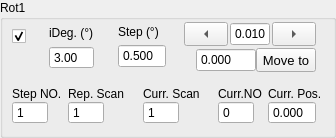
             <widget class="QGroupBox" name="rotary1Group">
              <property name="sizePolicy">
               <sizepolicy hsizetype="Expanding" vsizetype="Expanding">
                <horstretch>0</horstretch>
                <verstretch>0</verstretch>
               </sizepolicy>
              </property>
              <property name="title">
               <string>Rot1</string>
              </property>
              <layout class="QVBoxLayout" name="verticalLayout_83">
               <property name="leftMargin">
                <number>9</number>
               </property>
               <property name="topMargin">
                <number>0</number>
               </property>
               <item>
                <layout class="QVBoxLayout" name="verticalLayout_81">
                 <property name="spacing">
                  <number>12</number>
                 </property>
                 <item>
                  <layout class="QHBoxLayout" name="horizontalLayout_45" stretch="1,3,0,5">
                   <item>
                    <layout class="QVBoxLayout" name="verticalLayout_79">
                     <property name="spacing">
                      <number>6</number>
                     </property>
                     <property name="topMargin">
                      <number>9</number>
                     </property>
                     <item>
                      <widget class="QCheckBox" name="activeRot1">
                       <property name="sizePolicy">
                        <sizepolicy hsizetype="Expanding" vsizetype="Fixed">
                         <horstretch>0</horstretch>
                         <verstretch>0</verstretch>
                        </sizepolicy>
                       </property>
                       <property name="toolTip">
                        <string>Active Instrument?</string>
                       </property>
                       <property name="text">
                        <string/>
                       </property>
                       <property name="checked">
                        <bool>true</bool>
                       </property>
                       <property name="mytype" stdset="0">
                        <string>checkbox</string>
                       </property>
                      </widget>
                     </item>
                     <item>
                      <widget class="LedIndicator" name="rotary1Led" native="true">
                       <property name="sizePolicy">
                        <sizepolicy hsizetype="Fixed" vsizetype="Fixed">
                         <horstretch>0</horstretch>
                         <verstretch>0</verstretch>
                        </sizepolicy>
                       </property>
                       <property name="minimumSize">
                        <size>
                         <width>25</width>
                         <height>25</height>
                        </size>
                       </property>
                       <property name="maximumSize">
                        <size>
                         <width>25</width>
                         <height>25</height>
                        </size>
                       </property>
                       <property name="baseSize">
                        <size>
                         <width>0</width>
                         <height>0</height>
                        </size>
                       </property>
                       <property name="mytype" stdset="0">
                        <string>led</string>
                       </property>
                      </widget>
                     </item>
                    </layout>
                   </item>
                   <item>
                    <layout class="QVBoxLayout" name="verticalLayout_37">
                     <property name="spacing">
                      <number>0</number>
                     </property>
                     <property name="leftMargin">
                      <number>0</number>
                     </property>
                     <property name="rightMargin">
                      <number>12</number>
                     </property>
                     <item>
                      <widget class="QLabel" name="label_31">
                       <property name="sizePolicy">
                        <sizepolicy hsizetype="Expanding" vsizetype="Fixed">
                         <horstretch>0</horstretch>
                         <verstretch>0</verstretch>
                        </sizepolicy>
                       </property>
                       <property name="maximumSize">
                        <size>
                         <width>16777215</width>
                         <height>16777215</height>
                        </size>
                       </property>
                       <property name="text">
                        <string>iDeg. (°)</string>
                       </property>
                       <property name="mytype" stdset="0">
                        <string>label</string>
                       </property>
                      </widget>
                     </item>
                     <item>
                      <widget class="QDoubleSpinBox" name="iRot1">
                       <property name="sizePolicy">
                        <sizepolicy hsizetype="Expanding" vsizetype="Fixed">
                         <horstretch>0</horstretch>
                         <verstretch>0</verstretch>
                        </sizepolicy>
                       </property>
                       <property name="maximumSize">
                        <size>
                         <width>16777215</width>
                         <height>16777215</height>
                        </size>
                       </property>
                       <property name="buttonSymbols">
                        <enum>QAbstractSpinBox::ButtonSymbols::NoButtons</enum>
                       </property>
                       <property name="value">
                        <double>3.000000000000000</double>
                       </property>
                      </widget>
                     </item>
                    </layout>
                   </item>
                   <item>
                    <layout class="QVBoxLayout" name="verticalLayout_27">
                     <property name="spacing">
                      <number>0</number>
                     </property>
                     <item>
                      <widget class="QLabel" name="label_33">
                       <property name="sizePolicy">
                        <sizepolicy hsizetype="Expanding" vsizetype="Fixed">
                         <horstretch>0</horstretch>
                         <verstretch>0</verstretch>
                        </sizepolicy>
                       </property>
                       <property name="text">
                        <string>Step (°)</string>
                       </property>
                       <property name="mytype" stdset="0">
                        <string>label</string>
                       </property>
                      </widget>
                     </item>
                     <item>
                      <widget class="QDoubleSpinBox" name="rotary1Step">
                       <property name="sizePolicy">
                        <sizepolicy hsizetype="Expanding" vsizetype="Fixed">
                         <horstretch>0</horstretch>
                         <verstretch>0</verstretch>
                        </sizepolicy>
                       </property>
                       <property name="maximumSize">
                        <size>
                         <width>48</width>
                         <height>24</height>
                        </size>
                       </property>
                       <property name="buttonSymbols">
                        <enum>QAbstractSpinBox::ButtonSymbols::NoButtons</enum>
                       </property>
                       <property name="decimals">
                        <number>3</number>
                       </property>
                       <property name="value">
                        <double>0.500000000000000</double>
                       </property>
                      </widget>
                     </item>
                    </layout>
                   </item>
                   <item>
                    <layout class="QVBoxLayout" name="verticalLayout_53">
                     <property name="spacing">
                      <number>0</number>
                     </property>
                     <property name="leftMargin">
                      <number>6</number>
                     </property>
                     <property name="rightMargin">
                      <number>6</number>
                     </property>
                     <item>
                      <layout class="QHBoxLayout" name="horizontalLayout_19">
                       <property name="spacing">
                        <number>2</number>
                       </property>
                       <item>
                        <widget class="QToolButton" name="rot1JogL">
                         <property name="sizePolicy">
                          <sizepolicy hsizetype="Expanding" vsizetype="Fixed">
                           <horstretch>0</horstretch>
                           <verstretch>0</verstretch>
                          </sizepolicy>
                         </property>
                         <property name="minimumSize">
                          <size>
                           <width>32</width>
                           <height>0</height>
                          </size>
                         </property>
                         <property name="maximumSize">
                          <size>
                           <width>16777215</width>
                           <height>24</height>
                          </size>
                         </property>
                         <property name="text">
                          <string>...</string>
                         </property>
                         <property name="toolButtonStyle">
                          <enum>Qt::ToolButtonStyle::ToolButtonIconOnly</enum>
                         </property>
                         <property name="arrowType">
                          <enum>Qt::ArrowType::LeftArrow</enum>
                         </property>
                         <property name="mytype" stdset="0">
                          <string>arrowbutton</string>
                         </property>
                        </widget>
                       </item>
                       <item>
                        <widget class="QDoubleSpinBox" name="rotary1JogStep">
                         <property name="sizePolicy">
                          <sizepolicy hsizetype="Expanding" vsizetype="Fixed">
                           <horstretch>0</horstretch>
                           <verstretch>0</verstretch>
                          </sizepolicy>
                         </property>
                         <property name="maximumSize">
                          <size>
                           <width>40</width>
                           <height>24</height>
                          </size>
                         </property>
                         <property name="buttonSymbols">
                          <enum>QAbstractSpinBox::ButtonSymbols::NoButtons</enum>
                         </property>
                         <property name="decimals">
                          <number>3</number>
                         </property>
                         <property name="minimum">
                          <double>-50.000000000000000</double>
                         </property>
                         <property name="maximum">
                          <double>210.000000000000000</double>
                         </property>
                         <property name="value">
                          <double>0.010000000000000</double>
                         </property>
                        </widget>
                       </item>
                       <item>
                        <widget class="QToolButton" name="rot1JogR">
                         <property name="sizePolicy">
                          <sizepolicy hsizetype="Expanding" vsizetype="Fixed">
                           <horstretch>0</horstretch>
                           <verstretch>0</verstretch>
                          </sizepolicy>
                         </property>
                         <property name="minimumSize">
                          <size>
                           <width>32</width>
                           <height>0</height>
                          </size>
                         </property>
                         <property name="maximumSize">
                          <size>
                           <width>16777215</width>
                           <height>24</height>
                          </size>
                         </property>
                         <property name="text">
                          <string>...</string>
                         </property>
                         <property name="arrowType">
                          <enum>Qt::ArrowType::RightArrow</enum>
                         </property>
                         <property name="mytype" stdset="0">
                          <string>arrowbutton</string>
                         </property>
                        </widget>
                       </item>
                      </layout>
                     </item>
                     <item>
                      <layout class="QHBoxLayout" name="horizontalLayout_13">
                       <property name="leftMargin">
                        <number>12</number>
                       </property>
                       <item>
                        <widget class="QDoubleSpinBox" name="rot1SetPos">
                         <property name="sizePolicy">
                          <sizepolicy hsizetype="Minimum" vsizetype="Preferred">
                           <horstretch>0</horstretch>
                           <verstretch>0</verstretch>
                          </sizepolicy>
                         </property>
                         <property name="maximumSize">
                          <size>
                           <width>60</width>
                           <height>24</height>
                          </size>
                         </property>
                         <property name="buttonSymbols">
                          <enum>QAbstractSpinBox::ButtonSymbols::NoButtons</enum>
                         </property>
                         <property name="decimals">
                          <number>3</number>
                         </property>
                         <property name="maximum">
                          <double>1000.000000000000000</double>
                         </property>
                        </widget>
                       </item>
                       <item>
                        <widget class="QPushButton" name="rot1MoveTo">
                         <property name="sizePolicy">
                          <sizepolicy hsizetype="Minimum" vsizetype="Preferred">
                           <horstretch>0</horstretch>
                           <verstretch>0</verstretch>
                          </sizepolicy>
                         </property>
                         <property name="maximumSize">
                          <size>
                           <width>60</width>
                           <height>24</height>
                          </size>
                         </property>
                         <property name="font">
                          <font>
                           <pointsize>10</pointsize>
                          </font>
                         </property>
                         <property name="text">
                          <string>Move to</string>
                         </property>
                         <property name="mytype" stdset="0">
                          <string>clickable_button</string>
                         </property>
                        </widget>
                       </item>
                      </layout>
                     </item>
                    </layout>
                   </item>
                  </layout>
                 </item>
                 <item>
                  <layout class="QHBoxLayout" name="horizontalLayout">
                   <property name="spacing">
                    <number>6</number>
                   </property>
                   <item>
                    <layout class="QVBoxLayout" name="verticalLayout_28">
                     <property name="spacing">
                      <number>0</number>
                     </property>
                     <item>
                      <widget class="QLabel" name="label_32">
                       <property name="text">
                        <string>Step NO.</string>
                       </property>
                       <property name="mytype" stdset="0">
                        <string>label</string>
                       </property>
                      </widget>
                     </item>
                     <item>
                      <widget class="QSpinBox" name="rotary1StepNO">
                       <property name="sizePolicy">
                        <sizepolicy hsizetype="Expanding" vsizetype="Fixed">
                         <horstretch>0</horstretch>
                         <verstretch>0</verstretch>
                        </sizepolicy>
                       </property>
                       <property name="maximumSize">
                        <size>
                         <width>36</width>
                         <height>24</height>
                        </size>
                       </property>
                       <property name="buttonSymbols">
                        <enum>QAbstractSpinBox::ButtonSymbols::NoButtons</enum>
                       </property>
                       <property name="maximum">
                        <number>10000</number>
                       </property>
                       <property name="value">
                        <number>1</number>
                       </property>
                      </widget>
                     </item>
                    </layout>
                   </item>
                   <item>
                    <layout class="QVBoxLayout" name="verticalLayout_86">
                     <property name="spacing">
                      <number>0</number>
                     </property>
                     <item>
                      <widget class="QLabel" name="label_58">
                       <property name="sizePolicy">
                        <sizepolicy hsizetype="Expanding" vsizetype="Fixed">
                         <horstretch>0</horstretch>
                         <verstretch>0</verstretch>
                        </sizepolicy>
                       </property>
                       <property name="text">
                        <string>Rep. Scan</string>
                       </property>
                       <property name="mytype" stdset="0">
                        <string>label</string>
                       </property>
                      </widget>
                     </item>
                     <item>
                      <widget class="QSpinBox" name="ScanRepNO_R1">
                       <property name="sizePolicy">
                        <sizepolicy hsizetype="Expanding" vsizetype="Fixed">
                         <horstretch>0</horstretch>
                         <verstretch>0</verstretch>
                        </sizepolicy>
                       </property>
                       <property name="maximumSize">
                        <size>
                         <width>36</width>
                         <height>24</height>
                        </size>
                       </property>
                       <property name="buttonSymbols">
                        <enum>QAbstractSpinBox::ButtonSymbols::NoButtons</enum>
                       </property>
                       <property name="maximum">
                        <number>10000</number>
                       </property>
                       <property name="value">
                        <number>1</number>
                       </property>
                      </widget>
                     </item>
                    </layout>
                   </item>
                   <item>
                    <layout class="QVBoxLayout" name="verticalLayout_89">
                     <property name="spacing">
                      <number>0</number>
                     </property>
                     <item>
                      <widget class="QLabel" name="label_59">
                       <property name="sizePolicy">
                        <sizepolicy hsizetype="Expanding" vsizetype="Fixed">
                         <horstretch>0</horstretch>
                         <verstretch>0</verstretch>
                        </sizepolicy>
                       </property>
                       <property name="text">
                        <string>Curr. Scan</string>
                       </property>
                       <property name="mytype" stdset="0">
                        <string>label</string>
                       </property>
                      </widget>
                     </item>
                     <item>
                      <widget class="QSpinBox" name="Rot1CurrScan">
                       <property name="sizePolicy">
                        <sizepolicy hsizetype="Expanding" vsizetype="Fixed">
                         <horstretch>0</horstretch>
                         <verstretch>0</verstretch>
                        </sizepolicy>
                       </property>
                       <property name="maximumSize">
                        <size>
                         <width>36</width>
                         <height>24</height>
                        </size>
                       </property>
                       <property name="buttonSymbols">
                        <enum>QAbstractSpinBox::ButtonSymbols::NoButtons</enum>
                       </property>
                       <property name="maximum">
                        <number>10000</number>
                       </property>
                       <property name="value">
                        <number>1</number>
                       </property>
                      </widget>
                     </item>
                    </layout>
                   </item>
                   <item>
                    <layout class="QVBoxLayout" name="verticalLayout_46">
                     <property name="spacing">
                      <number>0</number>
                     </property>
                     <item>
                      <widget class="QLabel" name="label_39">
                       <property name="text">
                        <string>Curr.NO</string>
                       </property>
                       <property name="mytype" stdset="0">
                        <string>label</string>
                       </property>
                      </widget>
                     </item>
                     <item>
                      <widget class="QSpinBox" name="rotary1CurrStepNO">
                       <property name="sizePolicy">
                        <sizepolicy hsizetype="Expanding" vsizetype="Fixed">
                         <horstretch>0</horstretch>
                         <verstretch>0</verstretch>
                        </sizepolicy>
                       </property>
                       <property name="maximumSize">
                        <size>
                         <width>36</width>
                         <height>24</height>
                        </size>
                       </property>
                       <property name="buttonSymbols">
                        <enum>QAbstractSpinBox::ButtonSymbols::NoButtons</enum>
                       </property>
                       <property name="mytype" stdset="0">
                        <string>intNO</string>
                       </property>
                      </widget>
                     </item>
                    </layout>
                   </item>
                   <item>
                    <layout class="QVBoxLayout" name="verticalLayout_45">
                     <property name="spacing">
                      <number>0</number>
                     </property>
                     <item>
                      <widget class="QLabel" name="label_16">
                       <property name="text">
                        <string>Curr. Pos.</string>
                       </property>
                       <property name="mytype" stdset="0">
                        <string>label</string>
                       </property>
                      </widget>
                     </item>
                     <item>
                      <widget class="QDoubleSpinBox" name="rot1CurrPos">
                       <property name="sizePolicy">
                        <sizepolicy hsizetype="Expanding" vsizetype="Fixed">
                         <horstretch>0</horstretch>
                         <verstretch>0</verstretch>
                        </sizepolicy>
                       </property>
                       <property name="maximumSize">
                        <size>
                         <width>48</width>
                         <height>24</height>
                        </size>
                       </property>
                       <property name="buttonSymbols">
                        <enum>QAbstractSpinBox::ButtonSymbols::NoButtons</enum>
                       </property>
                       <property name="decimals">
                        <number>3</number>
                       </property>
                       <property name="minimum">
                        <double>-10.000000000000000</double>
                       </property>
                       <property name="maximum">
                        <double>1000.000000000000000</double>
                       </property>
                      </widget>
                     </item>
                    </layout>
                   </item>
                  </layout>
                 </item>
                </layout>
               </item>
              </layout>
             </widget>
